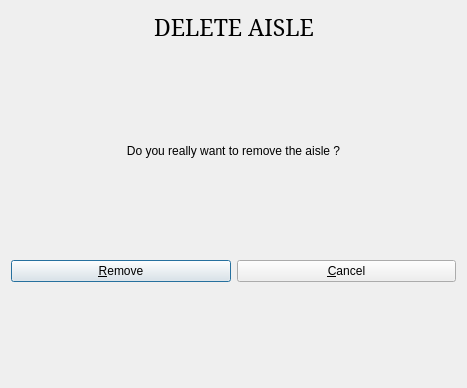
<?xml version="1.0" encoding="UTF-8"?>
<ui version="4.0">
 <class>dialogSupprRayons</class>
 <widget class="QDialog" name="dialogSupprRayons">
  <property name="geometry">
   <rect>
    <x>0</x>
    <y>0</y>
    <width>467</width>
    <height>388</height>
   </rect>
  </property>
  <property name="windowTitle">
   <string>NewWorld DELETE Aisle</string>
  </property>
  <layout class="QVBoxLayout" name="verticalLayout_3">
   <item>
    <layout class="QVBoxLayout" name="verticalLayout_2">
     <item>
      <layout class="QHBoxLayout" name="horizontalLayout_9">
       <item>
        <spacer name="horizontalSpacer_14">
         <property name="orientation">
          <enum>Qt::Horizontal</enum>
         </property>
         <property name="sizeHint" stdset="0">
          <size>
           <width>40</width>
           <height>20</height>
          </size>
         </property>
        </spacer>
       </item>
       <item>
        <widget class="QLabel" name="label_3">
         <property name="font">
          <font>
           <family>Serif</family>
           <pointsize>17</pointsize>
          </font>
         </property>
         <property name="text">
          <string>DELETE AISLE</string>
         </property>
         <property name="alignment">
          <set>Qt::AlignCenter</set>
         </property>
        </widget>
       </item>
       <item>
        <spacer name="horizontalSpacer_13">
         <property name="orientation">
          <enum>Qt::Horizontal</enum>
         </property>
         <property name="sizeHint" stdset="0">
          <size>
           <width>38</width>
           <height>20</height>
          </size>
         </property>
        </spacer>
       </item>
      </layout>
     </item>
     <item>
      <layout class="QVBoxLayout" name="verticalLayout">
       <item>
        <spacer name="verticalSpacer">
         <property name="orientation">
          <enum>Qt::Vertical</enum>
         </property>
         <property name="sizeHint" stdset="0">
          <size>
           <width>20</width>
           <height>40</height>
          </size>
         </property>
        </spacer>
       </item>
       <item>
        <widget class="QLabel" name="label_14">
         <property name="text">
          <string>Do you really want to remove the aisle ?</string>
         </property>
         <property name="alignment">
          <set>Qt::AlignCenter</set>
         </property>
        </widget>
       </item>
       <item>
        <spacer name="verticalSpacer_9">
         <property name="orientation">
          <enum>Qt::Vertical</enum>
         </property>
         <property name="sizeHint" stdset="0">
          <size>
           <width>20</width>
           <height>40</height>
          </size>
         </property>
        </spacer>
       </item>
       <item>
        <layout class="QHBoxLayout" name="horizontalLayout_2">
         <item>
          <widget class="QPushButton" name="confirmSuppr">
           <property name="text">
            <string>&amp;Remove</string>
           </property>
           <property name="icon">
            <iconset resource="newworldressources.qrc">
             <normaloff>:/images/dialog-error-symbolic.symbolic.png</normaloff>:/images/dialog-error-symbolic.symbolic.png</iconset>
           </property>
          </widget>
         </item>
         <item>
          <widget class="QPushButton" name="cancel">
           <property name="text">
            <string>&amp;Cancel</string>
           </property>
           <property name="icon">
            <iconset resource="newworldressources.qrc">
             <normaloff>:/images/action-unavailable-symbolic.symbolic.png</normaloff>:/images/action-unavailable-symbolic.symbolic.png</iconset>
           </property>
          </widget>
         </item>
        </layout>
       </item>
       <item>
        <spacer name="verticalSpacer_4">
         <property name="orientation">
          <enum>Qt::Vertical</enum>
         </property>
         <property name="sizeHint" stdset="0">
          <size>
           <width>20</width>
           <height>40</height>
          </size>
         </property>
        </spacer>
       </item>
      </layout>
     </item>
    </layout>
   </item>
  </layout>
 </widget>
 <resources>
  <include location="newworldressources.qrc"/>
 </resources>
 <connections/>
</ui>
